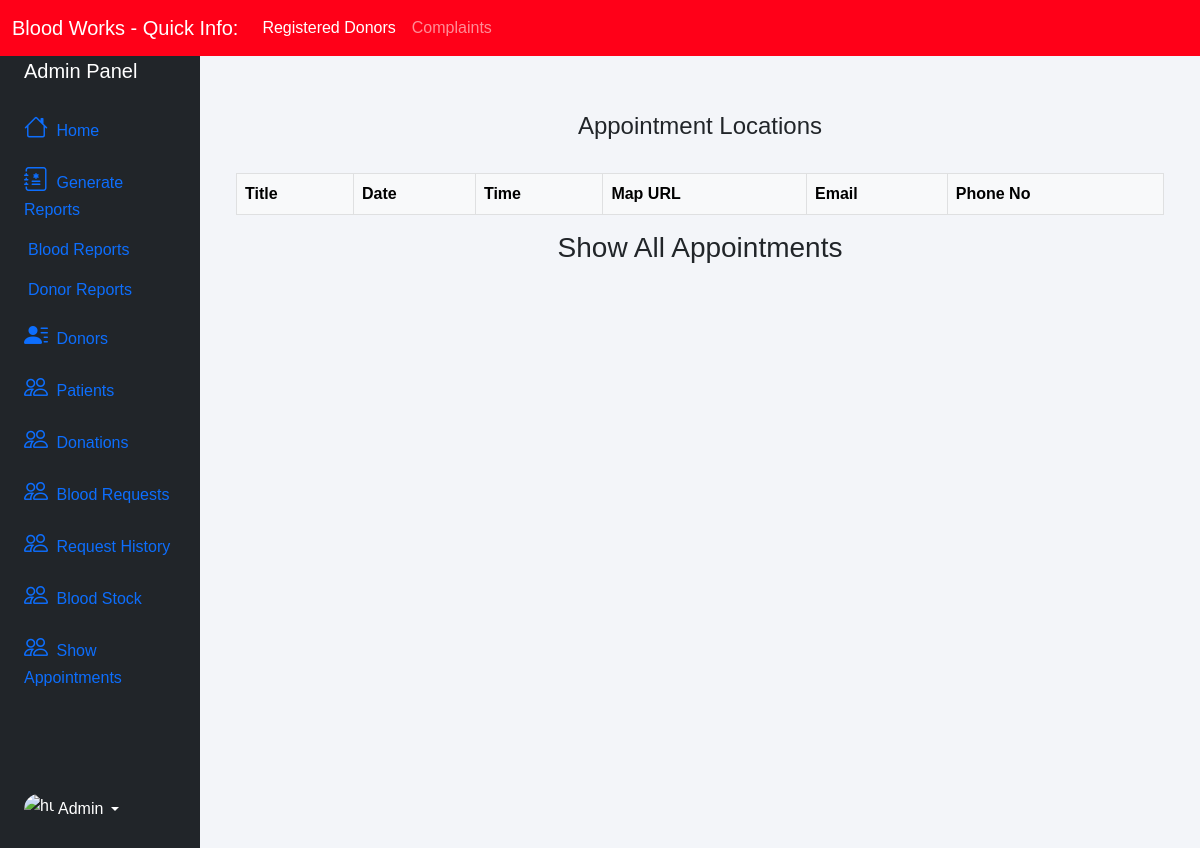
Before: /admin-appointment (signed in) with the older database file.
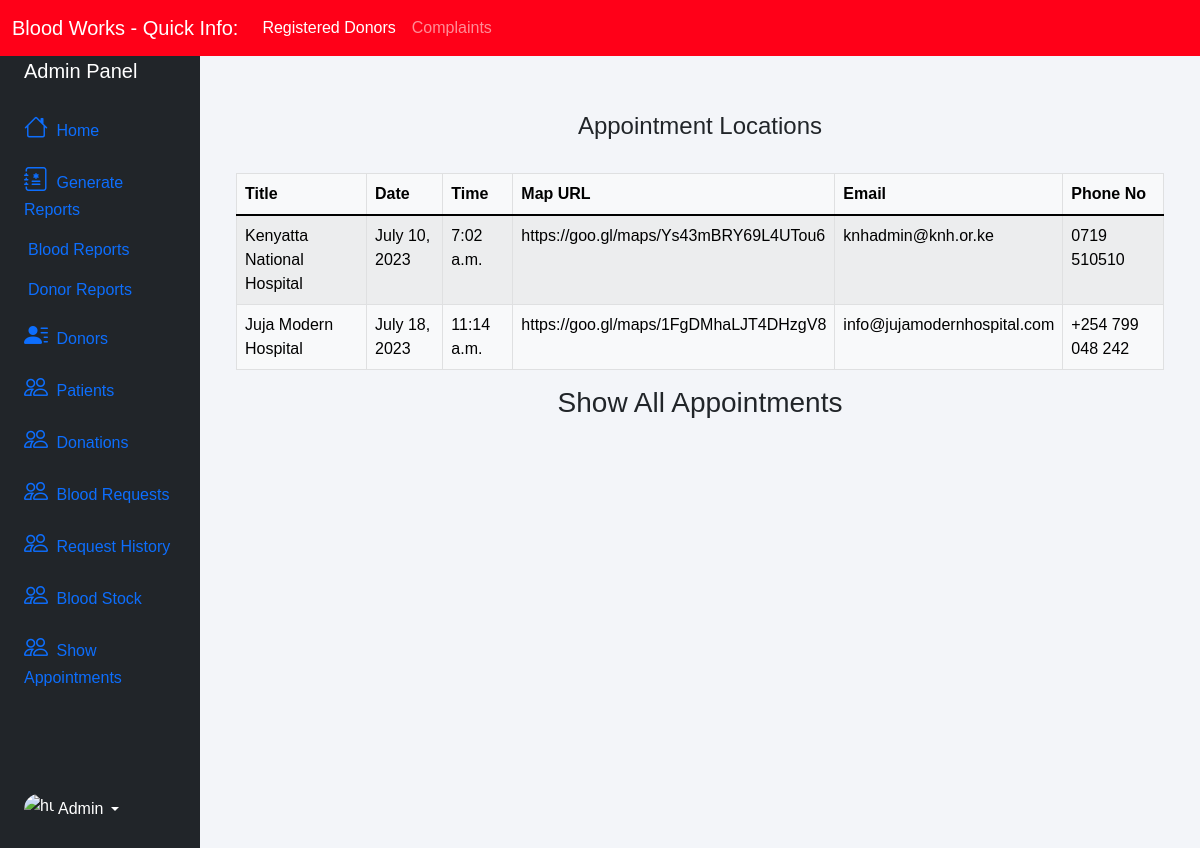
After: the same page with the newer database file.
### appointments/models.py (models this page shows, shortened)
class Appointment(models.Model):
    title = models.CharField(max_length=100)
    date = models.DateField()
    time = models.TimeField()
    map = models.CharField(max_length=100)
    email = models.EmailField()
    phone = models.CharField(max_length=100)
    image = models.URLField(
        default="https://i.seadn.io/gae/OGpebYaykwlc8Tbk-oGxtxuv8HysLYKqw-FurtYql2UBd_q_-ENAwDY82PkbNB68aTkCINn6tOhpA8pF5SAewC2auZ_44Q77PcOo870?auto=format&dpr=1&w=1000")
    status = models.CharField(max_length=20, default="Pending",
                              choices=[("Pending", "Pending"), ("Available", "Available"), ("Cancelled", "Cancelled")])

### blood/views.py (the view)
# urls.py: path('admin-appointment', views.admin_show_appointments_view,name='admin-appointment'),
@login_required(login_url='adminlogin')
def admin_show_appointments_view(request):
    print(request.POST)
    context = {'data': amodels.Appointment.objects.all(), 'form': aforms.AppointmentForm()}
    return render(request, 'blood/admin-appointment.html', context)

### templates/blood/admin-appointment.html (shortened to what this page needs)
{% extends 'blood/adminbase.html' %}
{% block content %}
{% load widget_tweaks %}
{%load static%}
<head>
</head>
<br><br>
<div class="container">
    <H4 class="text-center">Appointment Locations</H4><br>
    <table class="table table-light table-hover table-bordered table-striped">
        <thead class="bg-info">
        <tr>
            <th scope="col">Title</th>
            <th scope="col">Date</th>
            <th scope="col">Time</th>
            <th scope="col">Map URL</th>
            <th scope="col">Email</th>
            <th scope="col">Phone No</th>
        </tr>
        </thead>
        <tbody>
        {% for x in data %}
        <tr>
            <td> {{x.title}}</td>
            <td>{{x.date}}</td>
            <td>{{x.time}}</td>
            <td>{{x.map}}</td>
            <td>{{x.email}}</td>
            <td>{{x.phone}}</td>
        </tr>
        {% endfor %}
        </tbody>
    </table>
</div>
<div class="container fluid">
    <div class="row">
        <h3 class="text-center">Show All Appointments</h3>
    </div>
</div>
{% endblock content %}

### templates/blood/adminbase.html (shortened to what this page needs)
<!DOCTYPE html>
<html lang="en">
<head>
    <link rel="stylesheet" href="https://cdnjs.cloudflare.com/ajax/libs/font-awesome/6.0.0/css/all.min.css"
/>
    <link href="https://cdn.jsdelivr.net/npm/bootstrap@5.1.3/dist/css/bootstrap.min.css" rel="stylesheet">
    <link rel="stylesheet" href="https://cdn.jsdelivr.net/npm/bootstrap-icons@1.10.5/font/bootstrap-icons.css">
</head>
<body>
<nav class="navbar navbar-expand-lg bg-danger fixed-top navbar-dark">
    <div class="container-fluid">
        <a class="navbar-brand" href="#">Blood Works - Quick Info:</a>
        <div class="collapse navbar-collapse" id="navbarSupportedContent">
            <ul class="navbar-nav me-auto mb-2 mb-lg-0">
                <li class="nav-item">
                    <a class="nav-link active" aria-current="page" href="/admin-donor">Registered Donors {{ totaldonors}}</a>
                </li>
                <li class="nav-item">
                    <a class="nav-link" href="#">Complaints</a>
                </li>
            </ul>
        </div>
    </div>
</nav>
<br><br>
<div class="container-fluid">
    <div class="row flex-nowrap">
        <div class="col-auto col-md-3 col-xl-2 px-sm-2 px-0 bg-dark">
            <div class="d-flex flex-column align-items-center align-items-sm-start px-3 pt-2 text-white min-vh-100">
                <a href="/" class="d-flex align-items-center pb-3 mb-md-0 me-md-auto text-white text-decoration-none">
                    <span class="fs-5 d-none d-sm-inline">Admin Panel</span>
                </a>
                <ul class="nav nav-pills flex-column mb-sm-auto mb-0 align-items-center align-items-sm-start" id="menu">
                    <li class="nav-item">
                        <a href="/" class="nav-link align-middle px-0">
                            <i class="fs-4 bi-house"></i> <span class="ms-1 d-none d-sm-inline">Home</span>
                        </a>
                    </li>
                    <li>
                        <a href="#submenu1" data-bs-toggle="collapse" class="nav-link px-0 align-middle">
                            <i class="fs-4 bi bi-journal-medical"></i> <span class="ms-1 d-none d-sm-inline">Generate Reports</span>
                        </a>
                        <ul class="collapse show nav flex-column ms-1" id="submenu1" data-bs-parent="#menu">
                            <li class="w-100">
                                <a href="#" class="nav-link px-0"> <span class="d-none d-sm-inline">Blood Reports</span></a>
                            </li>
                            <li>
                                <a href="#" class="nav-link px-0"> <span class="d-none d-sm-inline">Donor Reports</span></a>
                            </li>
                        </ul>
                    </li>
                    <li>
                        <a href="/admin-donor" class="nav-link px-0 align-middle">
                            <i class="fs-4 bi bi-person-lines-fill"></i> <span
                                class="ms-1 d-none d-sm-inline">Donors</span></a>
                    </li>
                    <li>
                        <a href="/admin-patient" class="nav-link px-0 align-middle">
                            <i class="fs-4 bi-people"></i> <span class="ms-1 d-none d-sm-inline">Patients</span></a>
                    </li>
                    <li>
                        <a href="/admin-donation" class="nav-link px-0 align-middle">
                            <i class="fs-4 bi-people"></i> <span class="ms-1 d-none d-sm-inline">Donations</span> </a>
                    </li>
                    <li>
                        <a href="/admin-request" class="nav-link px-0 align-middle">
                            <i class="fs-4 bi-people"></i> <span class="ms-1 d-none d-sm-inline">Blood Requests</span>
                        </a>
                    </li>
                    <li>
                        <a href="/admin-request-history" class="nav-link px-0 align-middle">
                            <i class="fs-4 bi-people"></i> <span class="ms-1 d-none d-sm-inline">Request History</span>
                        </a>
                    </li>
                    <li>
                        <a href="/admin-blood" class="nav-link px-0 align-middle">
                            <i class="fs-4 bi-people"></i> <span class="ms-1 d-none d-sm-inline">Blood Stock</span> </a>
                    </li>
                    <li>
                        <a href="/admin-appointment" class="nav-link px-0 align-middle">
                            <i class="fs-4 bi-people"></i> <span
                                class="ms-1 d-none d-sm-inline">Show Appointments</span> </a>
                    </li>
                </ul>
                <div class="dropdown pb-4">
                    <a href="#" class="d-flex align-items-center text-white text-decoration-none dropdown-toggle"
                       id="dropdownUser1" data-bs-toggle="dropdown" aria-expanded="false">
                        <img src="https://github.com/mdo.png" alt="hugenerd" width="30" height="30"
                             class="rounded-circle">
                        <span class="d-none d-sm-inline mx-1">Admin</span>
                    </a>
                </div>
            </div>
        </div>
        <div class="col py-3">
            {% block content %}
            {% endblock content %}
        </div>
    </div>
</div>
</body>
</html>

### templates/blood/adminbase.html (style rules this page uses)
* { margin: 0; padding: 0; box-sizing: border-box; list-style: none; text-decoration: none; font-family: 'Josefin Sans', sans-serif; }
body { background-color: #f3f5f9; }
.bg-danger { background-color: #ff0018!important; }

Changed rows visible on the page:
added Appointment: title "Kenyatta National Hospital", date "July 10, 2023", time "7:02 a.m.", map "https://goo.gl/maps/Ys43mBRY69L4UTou6", email "knhadmin@knh.or.ke", phone "0719 510510"
added Appointment: title "Juja Modern Hospital", date "July 18, 2023", time "11:14 a.m.", map "https://goo.gl/maps/1FgDMhaLJT4DHzgV8", email "info@jujamodernhospital.com", phone "+254 799 048 242"
